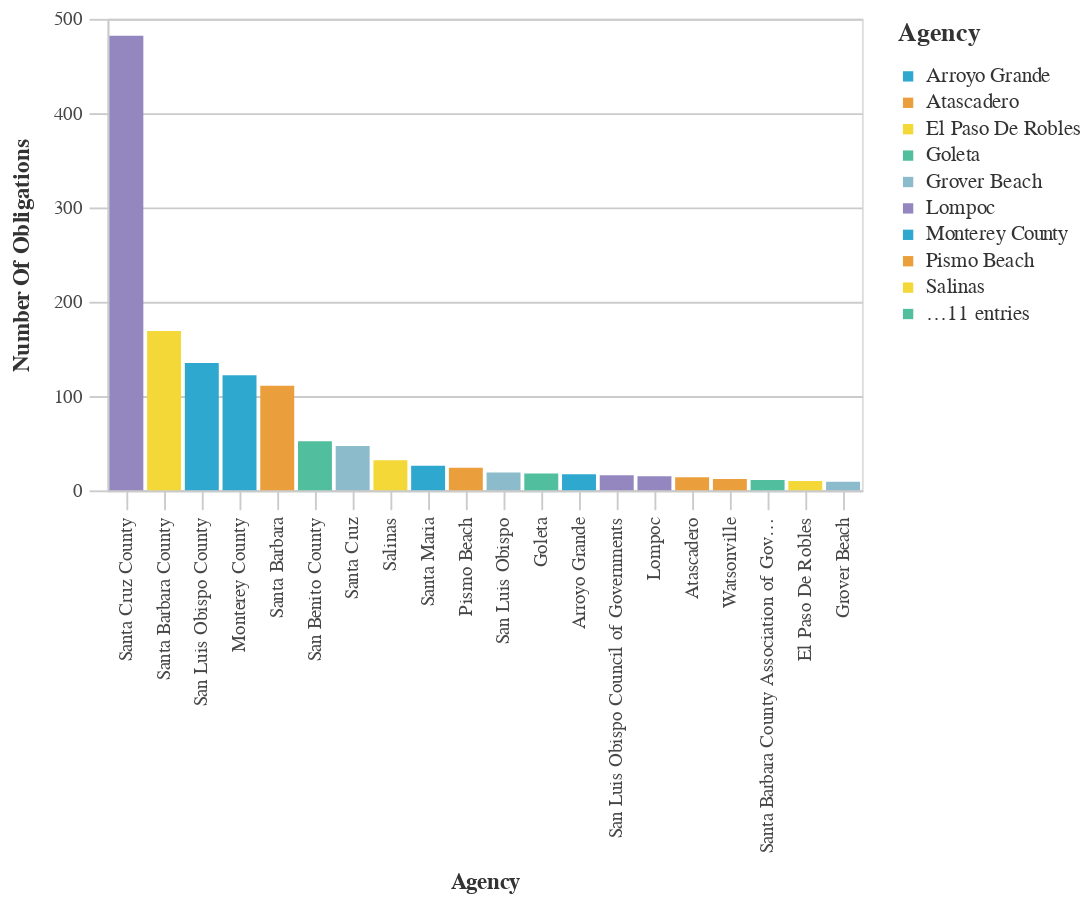

The notebook cell this image was saved under:
### Code cell
#Bar chart Agencies With The Most Obligations
chart_df = (df_top>>filter(_.variable=='primary_agency_name')).rename(columns={"value":"Agency",
                                 "count":"Number of Obligations"})
chart2 = (_dla_utils_reports.basic_bar_chart_no_save(chart_df, 'Agency', 'Number of Obligations', 'Agency', district))
    
display(HTML("<h4><strong>Agencies With The Most Obligations</strong></h4>"))
chart2

### Figure 1 — Vega-Lite specification as saved in the notebook (floating-point values rounded to 4 significant figures)
{"config": {"view": {"continuousWidth": 400, "continuousHeight": 300}, "axis": {"domainColor": "#cbcbcb", "grid": true, "gridColor": "#cbcbcb", "gridWidth": 1, "labelColor": "#474747", "labelFont": "Nunito Sans", "labelFontSize": 10, "labelPadding": 4, "tickColor": "#cbcbcb", "tickSize": 10, "titleColor": "#333", "titleFont": "Raleway", "titleFontSize": 12, "titlePadding": 10}, "axisBand": {"grid": false}, "background": "white", "font": "Raleway", "header": {"labelFont": "Nunito Sans", "titleFont": "Raleway"}, "legend": {"labelColor": "#333", "labelFont": "Nunito Sans", "labelFontSize": 11, "labelLimit": 0, "padding": 1, "symbolSize": 30, "symbolType": "square", "titleColor": "#333", "titleFont": "Raleway", "titleFontSize": 14, "titlePadding": 10}, "title": {"anchor": "middle", "font": "Raleway", "fontSize": 18, "fontWeight": 300, "offset": 20}}, "data": {"name": "data-6aa0d92be6627702ad4eeff64c97fbd9"}, "mark": "bar", "encoding": {"color": {"field": "Agency", "legend": {"symbolLimit": 10, "title": "Agency"}, "scale": {"range": ["#2EA8CE", "#EB9F3C", "#F4D837", "#51BF9D", "#8CBCCB", "#9487C0"]}, "type": "nominal"}, "tooltip": [{"field": "Agency", "type": "nominal"}, {"field": "Number of Obligations", "type": "quantitative"}], "x": {"field": "Agency", "sort": "-y", "title": "Agency", "type": "nominal"}, "y": {"field": "Number of Obligations", "title": "Number Of Obligations", "type": "quantitative"}}, "height": 250, "width": 400, "$schema": "https://vega.github.io/schema/vega-lite/v4.17.0.json", "datasets": {"data-6aa0d92be6627702ad4eeff64c97fbd9": [{"Agency": "Santa Cruz County", "Number of Obligations": 482, "variable": "primary_agency_name"}, {"Agency": "Santa Barbara County", "Number of Obligations": 169, "variable": "primary_agency_name"}, {"Agency": "San Luis Obispo County", "Number of Obligations": 135, "variable": "primary_agency_name"}, {"Agency": "Monterey County", "Number of Obligations": 122, "variable": "primary_agency_name"}, {"Agency": "Santa Barbara", "Number of Obligations": 111, "variable": "primary_agency_name"}, {"Agency": "San Benito County", "Number of Obligations": 52, "variable": "primary_agency_name"}, {"Agency": "Santa Cruz", "Number of Obligations": 47, "variable": "primary_agency_name"}, {"Agency": "Salinas", "Number of Obligations": 32, "variable": "primary_agency_name"}, {"Agency": "Santa Maria", "Number of Obligations": 26, "variable": "primary_agency_name"}, {"Agency": "Pismo Beach", "Number of Obligations": 24, "variable": "primary_agency_name"}, {"Agency": "San Luis Obispo", "Number of Obligations": 19, "variable": "primary_agency_name"}, {"Agency": "Goleta", "Number of Obligations": 18, "variable": "primary_agency_name"}, {"Agency": "Arroyo Grande", "Number of Obligations": 17, "variable": "primary_agency_name"}, {"Agency": "San Luis Obispo Council of Governments", "Number of Obligations": 16, "variable": "primary_agency_name"}, {"Agency": "Lompoc", "Number of Obligations": 15, "variable": "primary_agency_name"}, {"Agency": "Atascadero", "Number of Obligations": 14, "variable": "primary_agency_name"}, {"Agency": "Watsonville", "Number of Obligations": 12, "variable": "primary_agency_name"}, {"Agency": "Santa Barbara County Association of Governments", "Number of Obligations": 11, "variable": "primary_agency_name"}, {"Agency": "El Paso De Robles", "Number of Obligations": 10, "variable": "primary_agency_name"}, {"Agency": "Grover Beach", "Number of Obligations": 9, "variable": "primary_agency_name"}]}}
